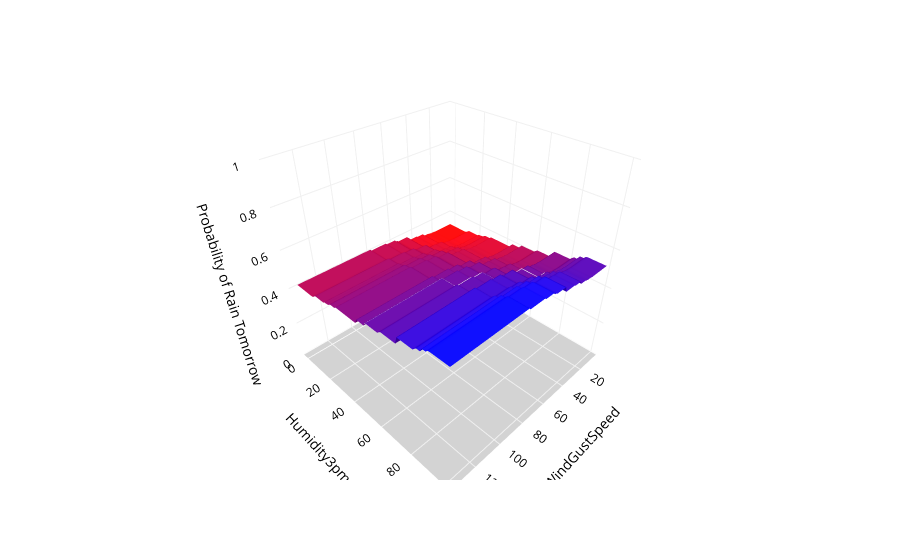

Source (notebook cell):
### Code cell
def Plot_3D(X, X_test, y_test, clf, x1, x2, mesh_size, margin):
            
    mesh_size=mesh_size
    margin=margin

    x_min, x_max = X.iloc[:, 0].fillna(X.mean()).min() - margin, X.iloc[:, 0].fillna(X.mean()).max() + margin
    y_min, y_max = X.iloc[:, 1].fillna(X.mean()).min() - margin, X.iloc[:, 1].fillna(X.mean()).max() + margin
    xrange = np.arange(x_min, x_max, mesh_size)
    yrange = np.arange(y_min, y_max, mesh_size)
    xx, yy = np.meshgrid(xrange, yrange)
            
    Z = clf.predict_proba(np.c_[xx.ravel(), yy.ravel()])[:, 1]
    Z = Z.reshape(xx.shape)

    fig = px.scatter_3d(x=[], y=[], z=[],
                     opacity=0.8, color_discrete_sequence=['black'])

    fig.update_layout(paper_bgcolor = 'white',
                      scene = dict(xaxis=dict(title=x1,
                                              backgroundcolor='white',
                                              color='black',
                                              gridcolor='#f0f0f0'),
                                   yaxis=dict(title=x2,
                                              backgroundcolor='white',
                                              color='black',
                                              gridcolor='#f0f0f0'
                                              ),
                                   zaxis=dict(title='Probability of Rain Tomorrow',
                                              backgroundcolor='lightgrey',
                                              color='black', 
                                              gridcolor='#f0f0f0',
                                              range=[0, 1],
                                              tickmode = 'linear',
                                              tick0 = 0,
                                              dtick = 0.2
                                              )))
    
    fig.update_traces(marker=dict(size=1))

    fig.add_traces(go.Surface(x=xrange, y=yrange, z=Z, name='AdaBoost Prediction',
                              colorscale='Bluered',
                              reversescale=True,
                              showscale=False, 
                              contours = {"z": {"show": True, "start": 0.5, "end": 0.9, 
                                                "size": 0.5, "color":"white"}}))
    fig.show()
    return fig
  
fig = Plot_3D(X, X_test, y_test, clf, x1='WindGustSpeed', x2='Humidity3pm', mesh_size=1, margin=1)

### Figure 1 — Plotly figure (JSON) as saved in the notebook; plotly's stock layout.template omitted (floating-point values rounded to 4 significant figures; data arrays with more than 128 entries replaced by an {"elided": "..."} marker saying what was removed)
{"data": [{"colorscale": [[0, "rgb(0,0,255)"], [1, "rgb(255,0,0)"]], "contours": {"z": {"color": "white", "end": 0.9, "show": true, "size": 0.5, "start": 0.5}}, "name": "AdaBoost Prediction", "reversescale": true, "showscale": false, "type": "surface", "x": {"elided": "131 int values"}, "y": [-1, 0, 1, 2, 3, 4, 5, 6, 7, 8, 9, 10, 11, 12, 13, 14, 15, 16, 17, 18, 19, 20, 21, 22, 23, 24, 25, 26, 27, 28, 29, 30, 31, 32, 33, 34, 35, 36, 37, 38, 39, 40, 41, 42, 43, 44, 45, 46, 47, 48, 49, 50, 51, 52, 53, 54, 55, 56, 57, 58, 59, 60, 61, 62, 63, 64, 65, 66, 67, 68, 69, 70, 71, 72, 73, 74, 75, 76, 77, 78, 79, 80, 81, 82, 83, 84, 85, 86, 87, 88, 89, 90, 91, 92, 93, 94, 95, 96, 97, 98, 99, 100], "z": {"elided": "102x131 float values"}}], "layout": {"legend": {"tracegroupgap": 0}, "margin": {"t": 60}, "paper_bgcolor": "white", "scene": {"domain": {"x": [0, 1], "y": [0, 1]}, "xaxis": {"backgroundcolor": "white", "color": "black", "gridcolor": "#f0f0f0", "title": {"text": "WindGustSpeed"}}, "yaxis": {"backgroundcolor": "white", "color": "black", "gridcolor": "#f0f0f0", "title": {"text": "Humidity3pm"}}, "zaxis": {"backgroundcolor": "lightgrey", "color": "black", "dtick": 0.2, "gridcolor": "#f0f0f0", "range": [0, 1], "tick0": 0, "tickmode": "linear", "title": {"text": "Probability of Rain Tomorrow"}}}}}
